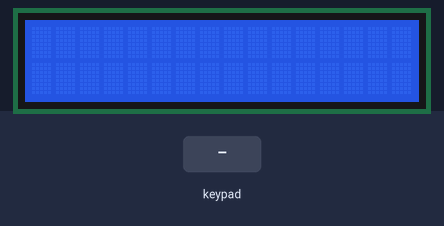
This sketch was run on a simulated Arduino Uno, built with avr-gcc and run on an emulated ATmega328P. Shown: 16×2 character LCD. Inputs (shaded band) come from the test bench.

Above: at 1.2 s.
1.3 s: keypad keys 9 8 7 6 # pressed 0.4 s apart
At 3.3 s:
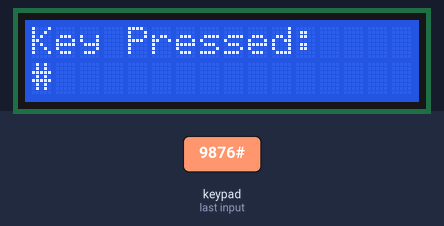
4.8 s: key 'A' pressed
At 5.8 s:
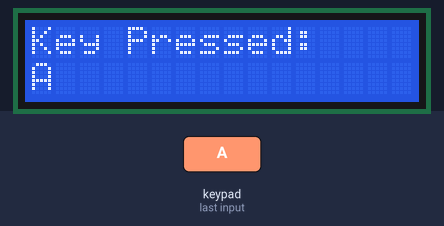
6.3 s: key 'B' pressed
At 7.0 s:
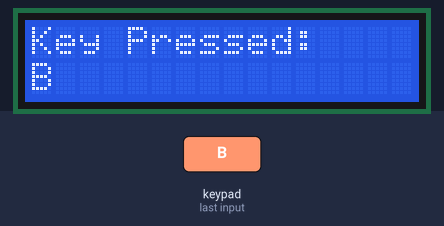
7.8 s: keypad keys 9 8 7 6 * pressed 0.4 s apart
At 10.4 s:
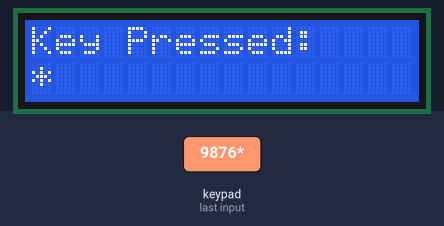
11.3 s: key 'C' pressed
At 12.2 s:
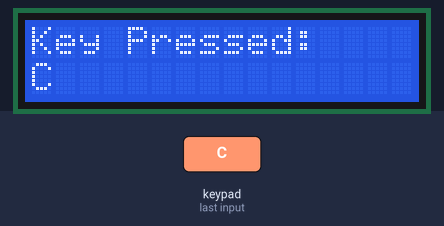
12.8 s: keypad keys 9 8 7 6 D pressed 0.4 s apart
At 13.01 s:
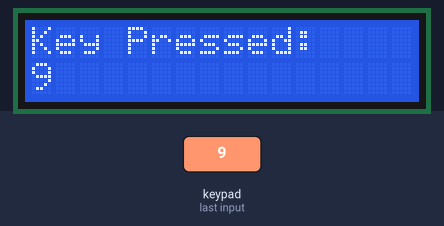
Timing chart, 0 to 15.8 s (numbered marks = the images above; inputs shaded):
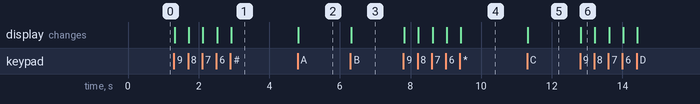

Measured:
- after the input at 1.3 s, the display: first changes at once (image 1 shows a later state)
- after the input at 4.8 s, the display: changes at once (image 2)
- after the input at 6.3 s, the display: changes at once (image 3)
- after the input at 7.8 s, the display: first changes at once (image 4 shows a later state)
- after the input at 11.3 s, the display: changes at once (image 5)
- after the input at 12.8 s, the display: changes at once (image 6)

The sketch:

attiny88_and_Keypad.ino
```cpp
#include <Keypad.h>
#include <Wire.h>
#include <LiquidCrystal_I2C.h>
const byte ROW_NUM = 4;
const byte COL_NUM = 4;
LiquidCrystal_I2C lcd(0x27,16, 2);
char keys[ROW_NUM][COL_NUM] = {
{'1', '2', '3', 'A'},
{'4', '5', '6', 'B'},
{'7', '8', '9', 'C'},
{'*','0','#','D'}  };
byte pin_rows[ROW_NUM] = {9, 8, 7, 6};
byte pin_column[COL_NUM] = {5, 4, 3, 2};
// This line creates an instance of the Keypad class called keypad to create the keymap for the keypad
Keypad keypad = Keypad( makeKeymap(keys), pin_rows, pin_column, ROW_NUM, COL_NUM );
void setup(){
  lcd.init();
  lcd.clear();
  lcd.backlight();
}
void loop(){
  char key = keypad.getKey();
  if (key){
    lcd.clear();
    lcd.setCursor(0,0);
    lcd.print("Key Pressed: ");
    lcd.setCursor(0,1);
    lcd.print(key);
  }
}
```
